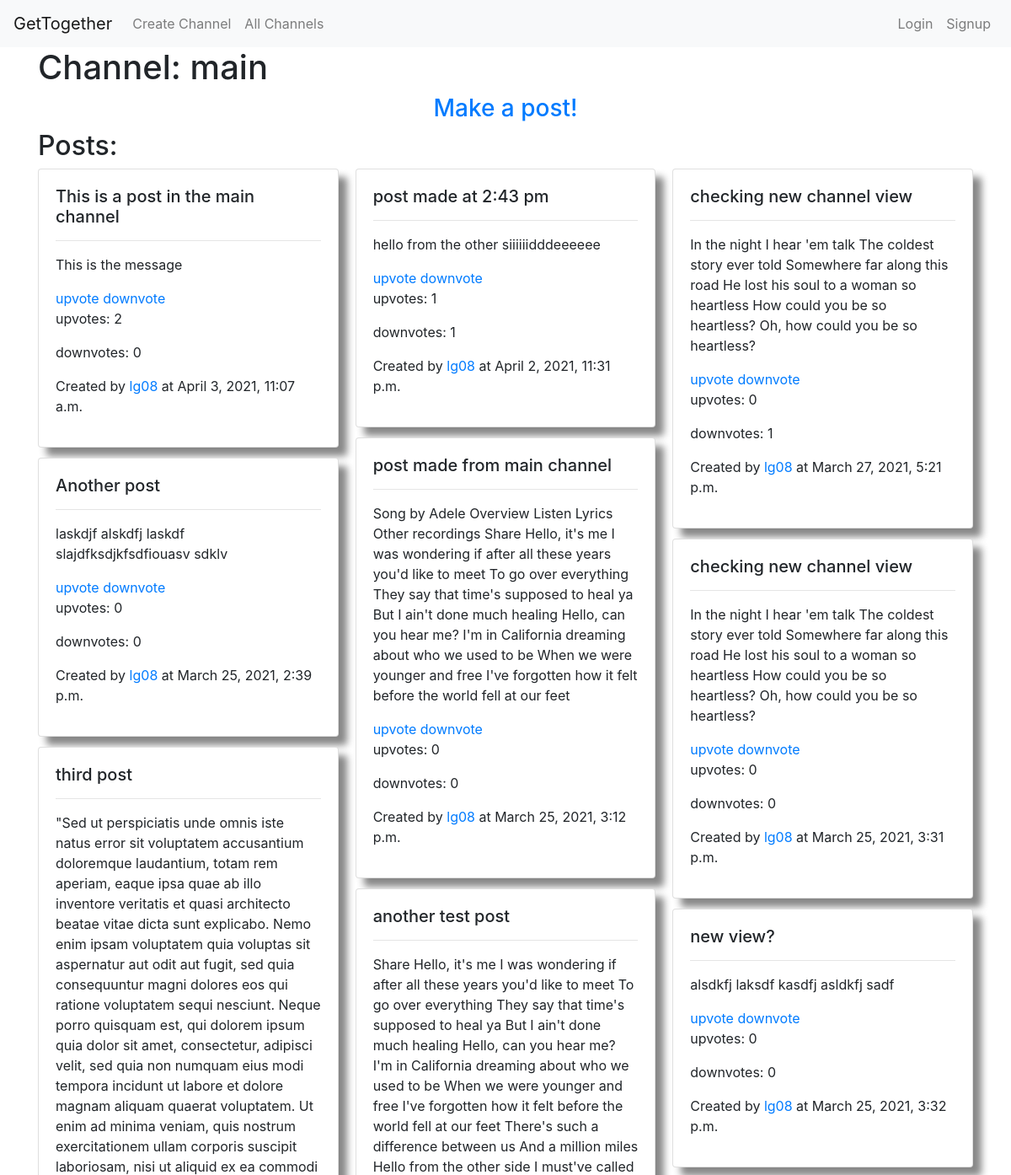
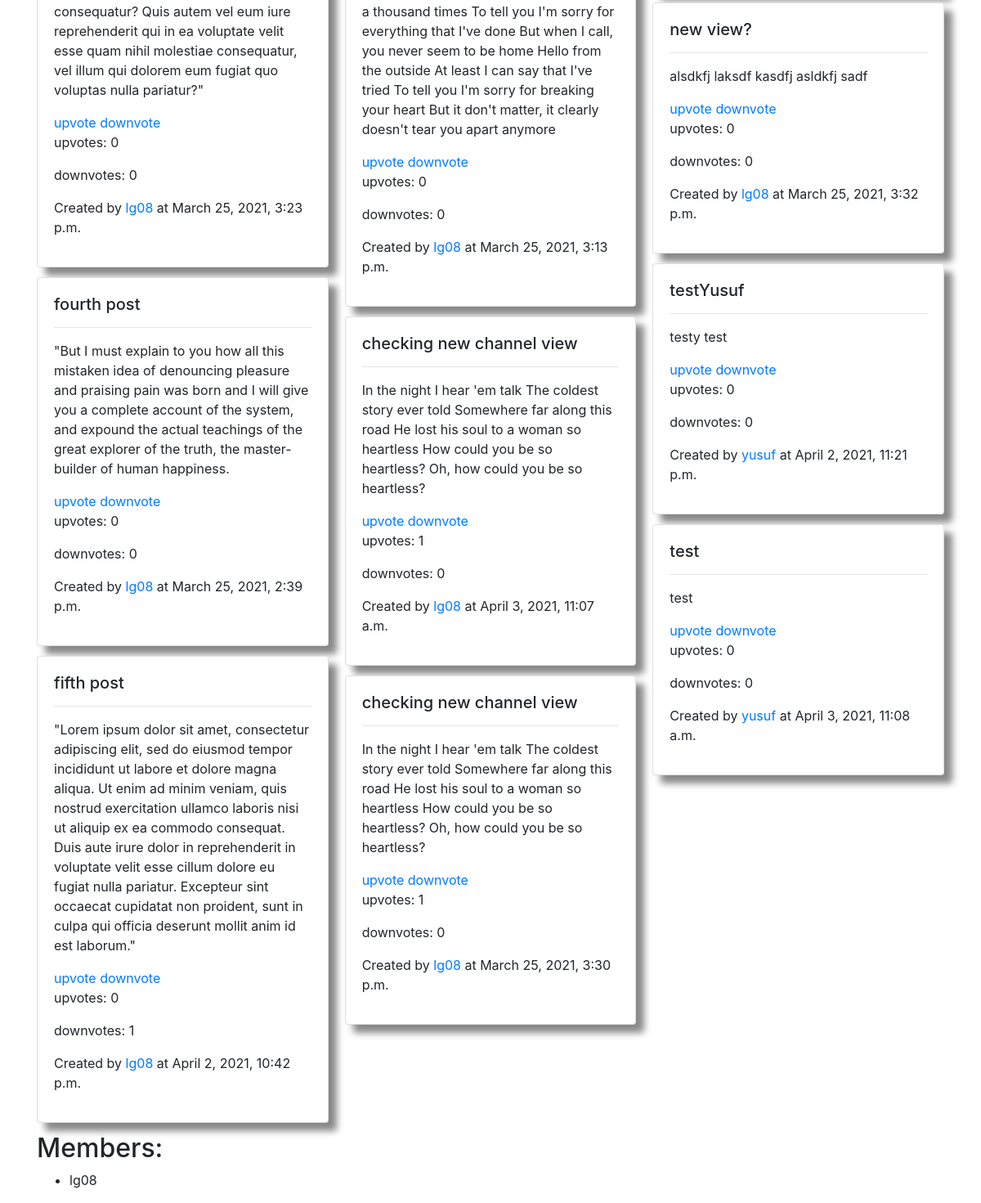
/channels/1/, run on the app's committed database (2 pictures, top to bottom).
### channels/models.py (models this page shows, shortened)
class Channel(models.Model):
    title = models.CharField(
        null=False,
        blank=False,
        max_length=50,
        default="title here",
        unique=True,
    )
    location = models.IntegerField(default=95818) # TODO: change this
    members = models.ManyToManyField(User)

### posts/models.py (models this page shows, shortened)
class Post(models.Model):
    creator = models.ForeignKey(
        User,
        on_delete=models.CASCADE
    )
    title = models.CharField(
        null=False,
        blank=False,
        max_length=50,
        default="title here"
    )
    message = models.CharField(
        null=False,
        blank=False,
        max_length=50,
        default="message here"
    )
    created_at = models.DateTimeField(
        auto_now_add=True
    )
    channel = models.ForeignKey(
        Channel,
        on_delete=models.CASCADE,
    )
    num_of_upvotes = models.IntegerField(default=0)
    num_of_downvotes = models.IntegerField(default=0)

### channels/views.py (the view)
def channel_posts(request, channel_pk):
    this_channel = get_object_or_404(Channel, pk=channel_pk)
    all_channel_posts = Post.objects.filter(
        channel=this_channel
    )
    all_channel_users = this_channel.members.all()
    context = {
        'posts': all_channel_posts,
        'channel_name': this_channel.title,
        'channel_members': all_channel_users,
        'channel': this_channel,
    }
    return render(request,  "channels/channel.html", context)

### channels/templates/channels/channel.html (shortened to what this page needs)
{% extends 'base.html' %}
{% block body %}
    <div class="container">
        <h1>Channel: {{ channel_name }}</h1>
        <center><h3><a href="{% url "posts:create" channel.pk %}">Make a post!</a></center></h3>
        <h2>Posts:</h2>
        <div class="card-columns">
            {% include 'channels/_post_listings.html' %}
        </div>
        <h2>Members:</h2>
        <ul>
            {% for member in channel_members %}
                <li>{{ member }}</li>
            {% endfor %}
        </ul>
    </div>
{% endblock %}

### channels/templates/channels/_post_listings.html
{% load static %}
{% for post in posts %}
    <div class="card clickable-card post_card"
         onclick="show_modal('#card-for{{ post.id }}')"
         id="card-for{{ post.id }}"
         >
        <div class="card-body" >
            <h5 class="card-title">{{ post.title }}</h5>
            <hr/>
            <p class="card-text">{{ post.message }}</p>
            <a href="{% url 'posts:up_or_downvote' up_or_downvote='upvote' postid=post.id %}">
                upvote
            </a>
            <a href="{% url 'posts:up_or_downvote' up_or_downvote='downvote' postid=post.id %}">
                downvote
            </a>
            <p>
                upvotes: {{ post.num_of_upvotes }}
            </p>
            <p>
                downvotes: {{ post.num_of_downvotes }}
            </p>
            <p>Created by <a href="">{{ post.creator }}</a> at {{ post.created_at }}</p>
        </div>
    </div>
{% endfor %}

### static/master.css (style rules this page uses)
.clickable-card { cursor: pointer; }
.post_card { box-shadow: 10px 10px 8px #888888; }

### data on the page
Channel: title "main"
Post: title "This is a post in the main channel", message "This is the message", num_of_upvotes "2", num_of_downvotes "0", creator "lg08", created_at "April 3, 2021, 11:07 a.m."
Post: title "Another post", message "laskdjf alskdfj laskdf slajdfksdjkfsdfiouasv sdklv", num_of_upvotes "0", num_of_downvotes "0", creator "lg08", created_at "March 25, 2021, 2:39 p.m."
Post: title "third post", message "\"Sed ut perspiciatis unde omnis iste natus error sit voluptatem accusantium doloremque laudantium, totam rem aperiam, eaque ipsa quae ab illo inventore veritatis et quasi architecto beatae vitae dicta sunt explicabo. Nemo enim ipsam voluptatem quia voluptas sit aspernatur aut odit aut fugit, sed quia consequuntur magni dolores eos qui ratione voluptatem sequi nesciunt. Neque porro quisquam est, qui dolorem ipsum quia dolor sit amet, consectetur, adipisci velit, sed quia non numquam eius modi tempora incidunt ut labore et dolore magnam aliquam quaerat voluptatem. Ut enim ad minima veniam, quis nostrum exercitationem ullam corporis suscipit laboriosam, nisi ut aliquid ex ea commodi…", num_of_upvotes "0", num_of_downvotes "0", creator "lg08", created_at "March 25, 2021, 3:23 p.m."
Post: title "fourth post", message "\"But I must explain to you how all this mistaken idea of denouncing pleasure and praising pain was born and I will give you a complete account of the system, and expound the actual teachings of the great explorer of the truth, the master-builder of human happiness.", num_of_upvotes "0", num_of_downvotes "0", creator "lg08", created_at "March 25, 2021, 2:39 p.m."
Post: title "fifth post", message "\"Lorem ipsum dolor sit amet, consectetur adipiscing elit, sed do eiusmod tempor incididunt ut labore et dolore magna aliqua. Ut enim ad minim veniam, quis nostrud exercitation ullamco laboris nisi ut aliquip ex ea commodo consequat. Duis aute irure dolor in reprehenderit in voluptate velit esse cillum dolore eu fugiat nulla pariatur. Excepteur sint occaecat cupidatat non proident, sunt in culpa qui officia deserunt mollit anim id est laborum.\"", num_of_upvotes "0", num_of_downvotes "1", creator "lg08", created_at "April 2, 2021, 10:42 p.m."
Post: title "post made at 2:43 pm", message "hello from the other siiiiiidddeeeeee", num_of_upvotes "1", num_of_downvotes "1", creator "lg08", created_at "April 2, 2021, 11:31 p.m."
Post: title "post made from main channel", message "Song by Adele Overview Listen Lyrics Other recordings Share Hello, it's me I was wondering if after all these years you'd like to meet To go over everything They say that time's supposed to heal ya But I ain't done much healing Hello, can you hear me? I'm in California dreaming about who we used to be When we were younger and free I've forgotten how it felt before the world fell at our feet", num_of_upvotes "0", num_of_downvotes "0", creator "lg08", created_at "March 25, 2021, 3:12 p.m."
Post: title "another test post", message "Share Hello, it's me I was wondering if after all these years you'd like to meet To go over everything They say that time's supposed to heal ya But I ain't done much healing Hello, can you hear me? I'm in California dreaming about who we used to be When we were younger and free I've forgotten how it felt before the world fell at our feet There's such a difference between us And a million miles Hello from the other side I must've called a thousand times To tell you I'm sorry for everything that I've done But when I call, you never seem to be home Hello from the outside At least I can say that I've tried To tell you I'm sorry for breaking your heart But it don't matter, it clearly doesn't…", num_of_upvotes "0", num_of_downvotes "0", creator "lg08", created_at "March 25, 2021, 3:13 p.m."
Post: title "checking new channel view", message "In the night I hear 'em talk The coldest story ever told Somewhere far along this road He lost his soul to a woman so heartless How could you be so heartless? Oh, how could you be so heartless?", num_of_upvotes "1", num_of_downvotes "0", creator "lg08", created_at "April 3, 2021, 11:07 a.m."
Post: title "checking new channel view", message "In the night I hear 'em talk The coldest story ever told Somewhere far along this road He lost his soul to a woman so heartless How could you be so heartless? Oh, how could you be so heartless?", num_of_upvotes "1", num_of_downvotes "0", creator "lg08", created_at "March 25, 2021, 3:30 p.m."
Post: title "checking new channel view", message "In the night I hear 'em talk The coldest story ever told Somewhere far along this road He lost his soul to a woman so heartless How could you be so heartless? Oh, how could you be so heartless?", num_of_upvotes "0", num_of_downvotes "1", creator "lg08", created_at "March 27, 2021, 5:21 p.m."
Post: title "checking new channel view", message "In the night I hear 'em talk The coldest story ever told Somewhere far along this road He lost his soul to a woman so heartless How could you be so heartless? Oh, how could you be so heartless?", num_of_upvotes "0", num_of_downvotes "0", creator "lg08", created_at "March 25, 2021, 3:31 p.m."
Post: title "new view?", message "alsdkfj laksdf kasdfj asldkfj sadf", num_of_upvotes "0", num_of_downvotes "0", creator "lg08", created_at "March 25, 2021, 3:32 p.m."
Post: title "new view?", message "alsdkfj laksdf kasdfj asldkfj sadf", num_of_upvotes "0", num_of_downvotes "0", creator "lg08", created_at "March 25, 2021, 3:32 p.m."
Post: title "testYusuf", message "testy test", num_of_upvotes "0", num_of_downvotes "0", creator "yusuf", created_at "April 2, 2021, 11:21 p.m."
Post: title "test", message "test", num_of_upvotes "0", num_of_downvotes "0", creator "yusuf", created_at "April 3, 2021, 11:08 a.m."

### other printed values
{{ member }} "lg08"
